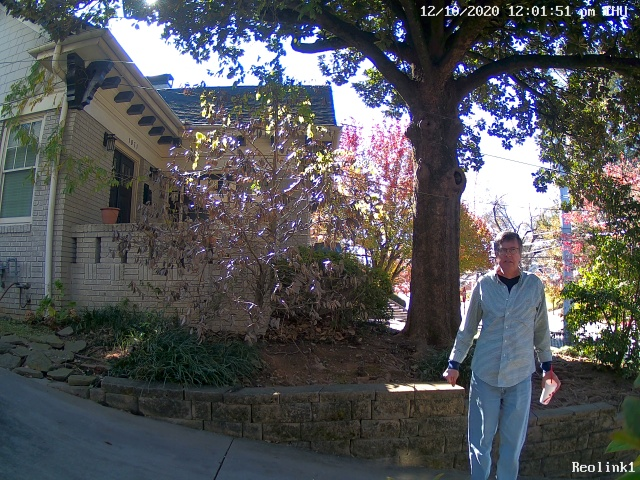
#> input picture cv_images/16076197128-1-0-c.jpg, 640 x 480 px, found by its file name
$ jupyter execute CV2_Filter.ipynb   (shell and % lines are left out)
#> lines starting #> are read from the running program, lines starting #| are printed output that depends on the picture
# Convolution with kernel
page 18

[cell 1]
import os
import numpy as np
import cv2

import matplotlib.pyplot as plt

from PIL import Image

[cell 2]
image_dir = os.path.expanduser('~/projects/tf20_vision_samples/cv_images')
print (image_dir)

[cell 3]
image_path = os.path.join(image_dir, "16076197128-1-0-c.jpg")
image = Image.open(image_path)
#> image is the input picture: PIL image 640x480 RGB; mean R, G, B 84.2, 85.7, 88.3
plt.figure(figsize=(8, 8))
plt.imshow(np.asarray(image))

[cell 4]
image_arr = np.asarray(image)
image_arr.shape
#> Out = (480, 640, 3)

[cell 5]
gray = cv2.cvtColor(image_arr, cv2.COLOR_BGR2GRAY)
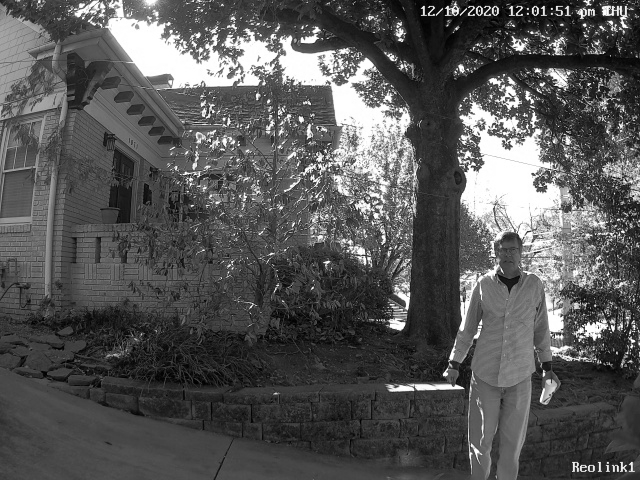
#> gray: shape (480, 640); min 0, max 255, mean 86.3

plt.figure(figsize=(8, 8))
plt.imshow(gray, cmap='gray')

[cell 6]
kernel_horiz = np.array([[-1,-1,-1], [ 2, 2, 2], [-1,-1,-1]])
kernel_vert =  np.array([[-1, 2,-1], [-1, 2,-1], [-1, 2,-1]])
kernel_corner_1 = np.array([[ 2, 2, 2], [ 2,-1,-1], [ 2,-1,-1]])

[cell 7]
filter_horiz = cv2.filter2D(gray, -1, kernel_horiz)
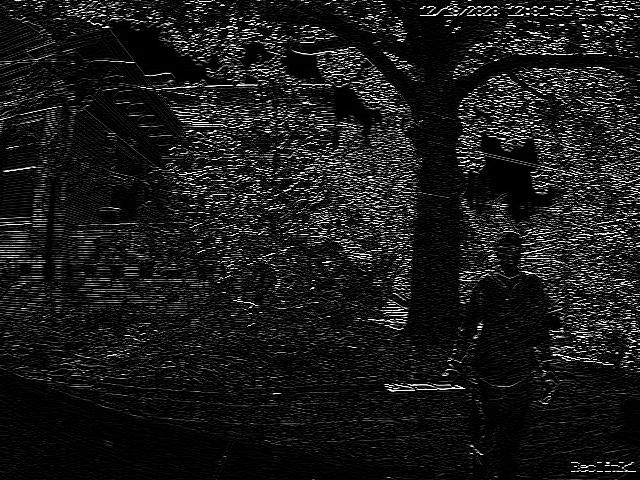
#> filter_horiz: shape (480, 640); min 0, max 255, mean 25.3
plt.figure(figsize=(8, 8))
plt.imshow(filter_horiz, cmap='gray')

[cell 8]
filter_vert = cv2.filter2D(gray, -1, kernel_vert)
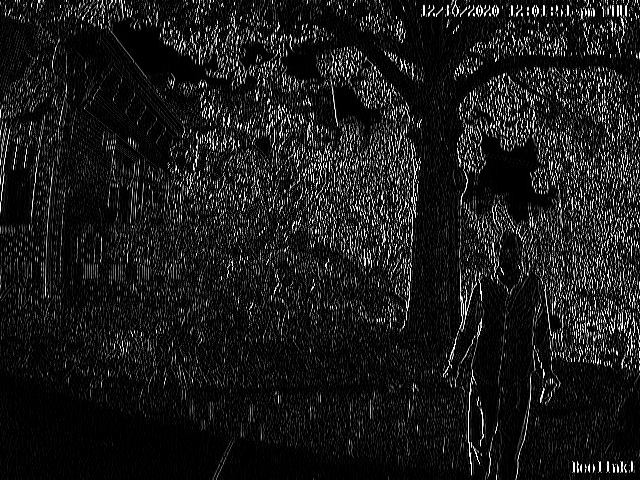
#> filter_vert: shape (480, 640); min 0, max 255, mean 25.4
plt.figure(figsize=(8, 8))
plt.imshow(filter_vert, cmap='gray')

[cell 9]
filter_corner_1 = cv2.filter2D(gray, -1, kernel_corner_1)
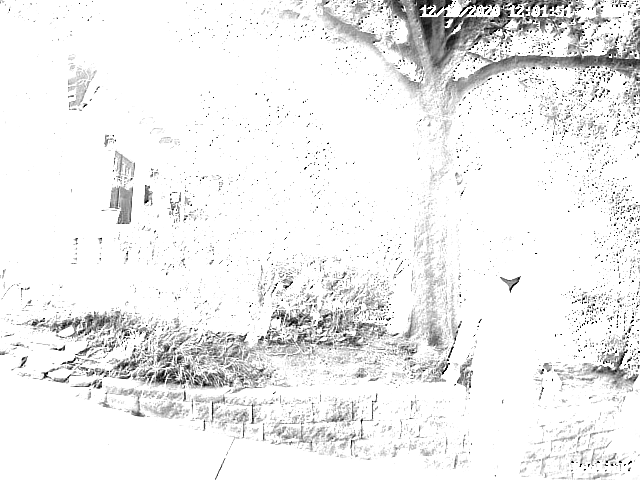
#> filter_corner_1: shape (480, 640); min 0, max 255, mean 238.4
plt.figure(figsize=(8, 8))
plt.imshow(filter_corner_1, cmap='gray')
